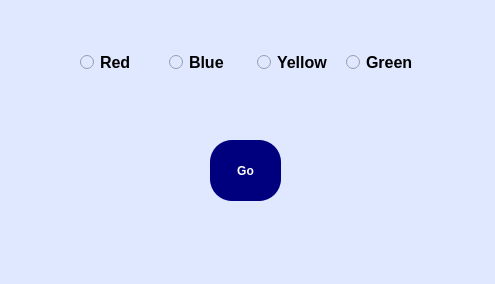
<?xml version="1.0" encoding="UTF-8"?>
<ui version="4.0">
 <class>MainWindow</class>
 <widget class="QMainWindow" name="MainWindow">
  <property name="geometry">
   <rect>
    <x>0</x>
    <y>0</y>
    <width>495</width>
    <height>284</height>
   </rect>
  </property>
  <property name="minimumSize">
   <size>
    <width>495</width>
    <height>284</height>
   </size>
  </property>
  <property name="maximumSize">
   <size>
    <width>495</width>
    <height>284</height>
   </size>
  </property>
  <property name="windowTitle">
   <string>MainWindow</string>
  </property>
  <property name="styleSheet">
   <string notr="true">background-color:rgb(224, 232, 255);</string>
  </property>
  <widget class="QWidget" name="centralwidget">
   <widget class="QPushButton" name="pushButton">
    <property name="geometry">
     <rect>
      <x>210</x>
      <y>140</y>
      <width>71</width>
      <height>61</height>
     </rect>
    </property>
    <property name="font">
     <font>
      <weight>75</weight>
      <bold>true</bold>
     </font>
    </property>
    <property name="styleSheet">
     <string notr="true">QPushButton{
background-color:rgb(0, 0, 127);
color:white;
border-radius:22px;}

QPushButton::hover{
background-color:rgb(172, 45, 155);
color:rgb(255, 255, 0);
border-radius:22px;}</string>
    </property>
    <property name="text">
     <string>Go</string>
    </property>
   </widget>
   <widget class="QWidget" name="">
    <property name="geometry">
     <rect>
      <x>80</x>
      <y>50</y>
      <width>348</width>
      <height>25</height>
     </rect>
    </property>
    <layout class="QHBoxLayout" name="horizontalLayout">
     <item>
      <widget class="QRadioButton" name="radioButton">
       <property name="font">
        <font>
         <pointsize>12</pointsize>
         <weight>75</weight>
         <bold>true</bold>
        </font>
       </property>
       <property name="text">
        <string>Red</string>
       </property>
      </widget>
     </item>
     <item>
      <widget class="QRadioButton" name="radioButton_2">
       <property name="font">
        <font>
         <pointsize>12</pointsize>
         <weight>75</weight>
         <bold>true</bold>
        </font>
       </property>
       <property name="text">
        <string>Blue</string>
       </property>
      </widget>
     </item>
     <item>
      <widget class="QRadioButton" name="radioButton_3">
       <property name="font">
        <font>
         <pointsize>12</pointsize>
         <weight>75</weight>
         <bold>true</bold>
        </font>
       </property>
       <property name="text">
        <string>Yellow</string>
       </property>
      </widget>
     </item>
     <item>
      <widget class="QRadioButton" name="radioButton_4">
       <property name="font">
        <font>
         <pointsize>12</pointsize>
         <weight>75</weight>
         <bold>true</bold>
        </font>
       </property>
       <property name="text">
        <string>Green</string>
       </property>
      </widget>
     </item>
    </layout>
   </widget>
  </widget>
  <widget class="QStatusBar" name="statusbar"/>
 </widget>
 <resources/>
 <connections/>
</ui>
